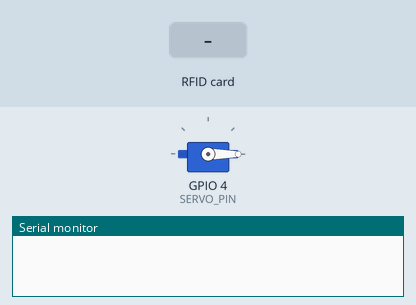
This sketch was run on a simulated ESP32. Parts: servo, the last lines printed to the serial monitor. The inputs (shaded band) are chosen by the test bench.

Above: at 1.2 s.
1.3 s: RFID card FA 89 AF 02 held to the reader
At 1.6 s:
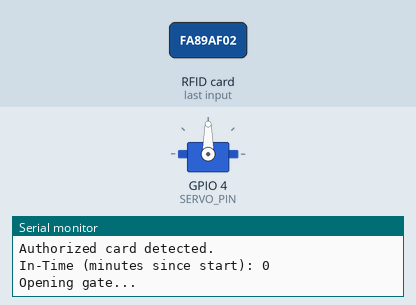
2.8 s: RFID card 5E 7A 19 C4 held to the reader
Timing chart, 0 to 5.8 s (numbered marks = the images above; inputs shaded):
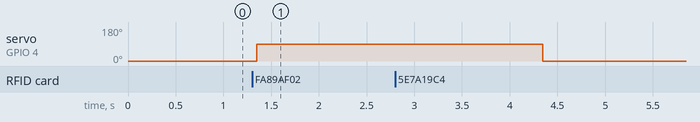

The sketch:

Entrance_Gate_Code.ino
```cpp
#include <SPI.h>                // Include the SPI library for communication
#include <MFRC522.h>           // Include the MFRC522 library for RFID
#include <ESP32Servo.h>        // Include the ESP32-compatible Servo library

// Define the pins for RFID and Servo
#define RST_PIN 22             // Reset pin for RFID
#define SS_PIN  21             // Slave Select pin for RFID
#define SERVO_PIN 4            // Define the pin connected to the servo motor

MFRC522 rfid(SS_PIN, RST_PIN);  // Create an instance of the MFRC522 class
Servo gateServo;                 // Create an instance of the Servo class

// Define the authorized RFID card UID
byte authorizedUID[] = {0xFA, 0x89, 0xAF, 0x02}; // Replace with your RFID card UID

// Variables to store entry and exit times
unsigned long inTime = 0;       // Variable to store the in-time (when the card is scanned)
unsigned long outTime = 0;      // Variable to store the out-time (when the card is scanned)

bool hasEntered = false;         // Flag to track if the vehicle has entered

void setup() {
  Serial.begin(9600);           // Start serial communication at 9600 baud rate
  SPI.begin();                  // Initialize the SPI bus
  rfid.PCD_Init();              // Initialize the RFID reader

  // Initialize the servo and set it to the closed position
  gateServo.attach(SERVO_PIN);  // Attach the servo to the defined pin
  gateServo.write(0);           // Set the servo to 0 degrees (closed gate)
}

void loop() {
  // Look for an RFID card
  if (rfid.PICC_IsNewCardPresent() && rfid.PICC_ReadCardSerial()) {
    Serial.print("Card UID: ");  // Print the detected card UID
    bool isAuthorized = true;     // Flag to check if the card is authorized

    // Compare scanned UID with the authorized UID
    for (byte i = 0; i < rfid.uid.size; i++) {
      Serial.print(rfid.uid.uidByte[i], HEX); // Print each byte of the UID in HEX format
      Serial.print(" ");

      // Check if the scanned UID matches the authorized UID
      if (rfid.uid.uidByte[i] != authorizedUID[i]) {
        isAuthorized = false; // If any byte does not match, set isAuthorized to false
      }
    }
    Serial.println(); // Print a new line after displaying UID

    // If the card is authorized, handle entry or exit
    if (isAuthorized) {
      Serial.println("Authorized card detected."); // Notify that the card is authorized

      if (!hasEntered) {
        // Entry case
        inTime = millis() / 60000; // Capture in-time in minutes since the program started
        Serial.print("In-Time (minutes since start): ");
        Serial.println(inTime); // Print in-time

        hasEntered = true; // Set flag indicating vehicle has entered

        // Open the gate for entry
        openGate(); // Call the function to open the gate
      } else {
        // Exit case
        outTime = millis() / 60000; // Capture out-time in minutes since the program started
        Serial.print("Out-Time (minutes since start): ");
        Serial.println(outTime); // Print out-time

        // Calculate parking fee based on duration
        unsigned long parkingDuration = outTime - inTime; // Calculate duration of parking
        unsigned long parkingFee = parkingDuration * 10;   // Assuming fee rate is 10 units per minute

        Serial.print("Parking Duration (minutes): ");
        Serial.println(parkingDuration); // Print duration
        Serial.print("Parking Fee: ");
        Serial.println(parkingFee); // Print calculated parking fee

        hasEntered = false; // Reset flag, indicating vehicle has exited

        // Open the gate for exit
        openGate(); // Call the function to open the gate
      }
    } else {
      Serial.println("Unauthorized card."); // Notify if the card is unauthorized
    }

    rfid.PICC_HaltA(); // Halt the card to save power
  }
}

// Function to open the gate
void openGate() {
  Serial.println("Opening gate..."); // Print message to indicate the gate is opening
  gateServo.write(90);   // Open the gate (rotate the servo to 90 degrees)
  delay(3000);           // Keep the gate open for 3 seconds
  gateServo.write(0);    // Close the gate (rotate the servo back to 0 degrees)
  Serial.println("Gate closed."); // Print message to indicate the gate is closed
}
```

Measured:
- after the input at 1.3 s, servo on GPIO 4 (SERVO_PIN): 0° → 90° after 0.05 s
